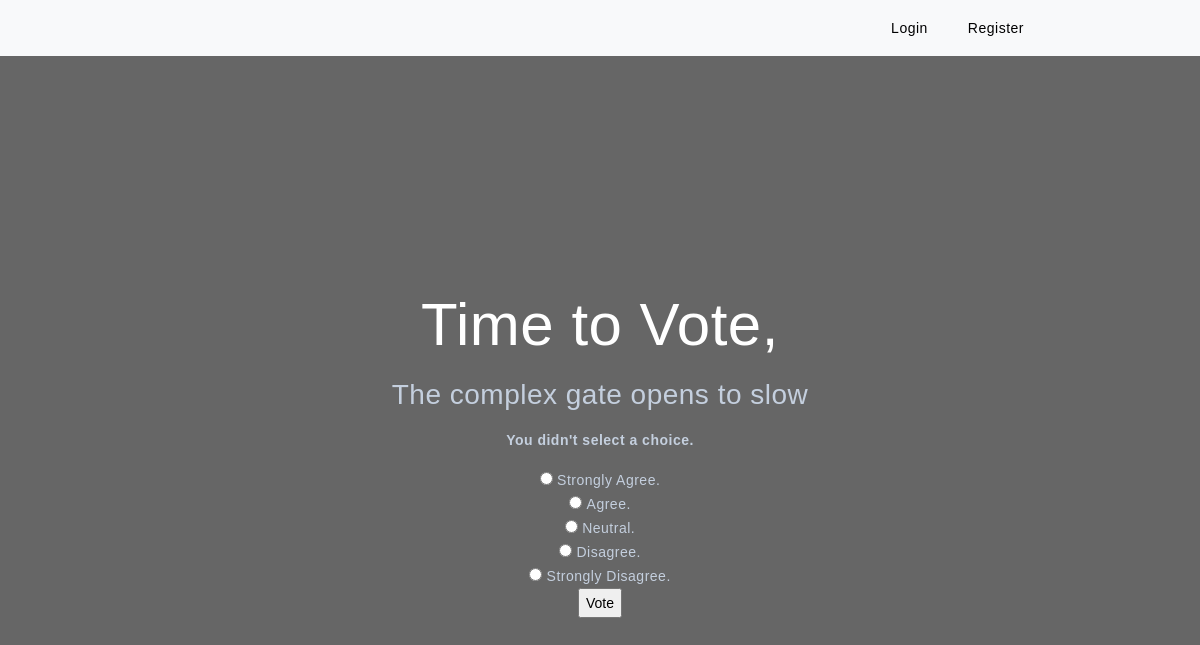
/polls/3/vote/, run on the app's committed database.
### polls_app/models.py (models this page shows, shortened)
class Question(models.Model):
    question_text = models.CharField(max_length=200)
    pub_date = models.DateTimeField('date published')

class Choice(models.Model):
    question = models.ForeignKey(Question, on_delete=models.CASCADE)
    choice_text = models.CharField(max_length=200)
    votes = models.IntegerField(default=0)

### polls_app/views.py (the view)
# urls.py: path('<int:question_id>/vote/', views.vote, name='vote'),
def vote(request, question_id):
    question = get_object_or_404(Question, pk=question_id)
    try:
        selected_choice = question.choice_set.get(pk=request.POST['choice'])
    except (KeyError, Choice.DoesNotExist):
        return render(request, 'polls_app/detail.html', {
            'question': question,
            'error_message': "You didn't select a choice.",
        })
    else:
        selected_choice.votes += 1
        selected_choice.save()
        return HttpResponseRedirect(reverse('polls_app:results', args=(question.id,)))

### polls_app/templates/polls_app/detail.html (shortened to what this page needs)
{%load static %}
<!DOCTYPE html>
<html lang="en">
    <head>
        <link href="https://cdn.jsdelivr.net/npm/bootstrap@5.3.0-alpha1/dist/css/bootstrap.min.css" rel="stylesheet">
        <link rel="stylesheet" href="{% static 'css/index_style.css' %}" />
    </head>
    <body>
	    <header>
	        <nav class="navbar navbar-expand-sm bg-light d-flex justify-content-end pe-5 py-2">
                <ul class="navbar-nav pe-5 me-5">
                    {%if request.user.is_authenticated %}
                    <span class="center" >Hi {{ request.user.username | title }} |</span>
                    <li class="nav-item">
                        <a class="nav-link" href="{% url 'polls_app:index' %}">My Posts</a>
                    </li>
                    <li class="nav-item me-4">
                        <a class="nav-link" href="{% url 'users:logout' %}">Logout</a>
                    </li>
                    {%else%}
                    <li class="nav-item me-4">
                        <a class="nav-link" href="{% url 'users:login' %}">Login</a>
                    </li>
                    <li class="nav-item me-4" >
                        <a class="nav-link" href="{% url 'users:register' %}">Register</a>
                    </li>
                    {%endif%}
		        </ul>
	        </nav>
	    </header>
        <div class="overlay">
            <div class="container" id="grid">
                <div class="row align-items-center">
                    <div class="col-md-10 text-center">
                        <h1>Time to Vote,</h1>
                        <main>
                            <form action="{% url 'polls_app:vote' question.id %}" method="post">
    <fieldset>
        <legend><h3>{{ question.question_text }}</h3></legend>
        {% if error_message %}<p><strong>{{ error_message }}</strong></p>{% endif %}
        {% for choice in question.choice_set.all %}
            <input type="radio" name="choice" id="choice{{ forloop.counter }}" value="{{ choice.id }}">
            <label for="choice{{ forloop.counter }}">{{ choice.choice_text }}</label><br>
        {% endfor %}
    </fieldset>
    <input type="submit" value="Vote">
                            </form>
                        </main>
                    </div>
                </div>
            </div>
        </div>
    </body>
</html>

### ByPopularDemand/static/css/index_style.css (style rules this page uses)
html, body { height:100%; padding: 0; margin: 0; color: white; }
html { background-position: center; background-size: cover; background-repeat: no-repeat; position: relative; }
.overlay { position: relative; top: 0; left: 0; height: 100%; width: 100%; background-color: rgba(0,0,0, 0.6); }
.row { height: 100vh; position: relative; }
nav { padding-left:80px; padding-right: 80px; }
body { height: 100vh; width: 100%; margin: auto; margin-top: 0px; margin-bottom: 0px; font-size: 14px; font-family: "Montserrat", sans-serif; color: #c4cfde; letter-spacing: 0.5px; font-weight: 500; display: block; line-height: 24px; background-color: transparent; }
#grid { display: grid; grid-template-columns: 100%; column-gap: 10px; margin:auto; }
h1 { font-family: "Montserrat", sans-serif; color: #ffffff; font-weight: 500; font-size: 60px; line-height: 62px; margin-bottom: 22px; }
ul, li { list-style-type: none; }
a:link { color: #000000; }

### data on the page
Question: question_text "The complex gate opens to slow"
Choice: choice_text "Strongly Agree."
Choice: choice_text "Agree."
Choice: choice_text "Neutral."
Choice: choice_text "Disagree."
Choice: choice_text "Strongly Disagree."

### other printed values
{{ error_message }} "You didn't select a choice."
